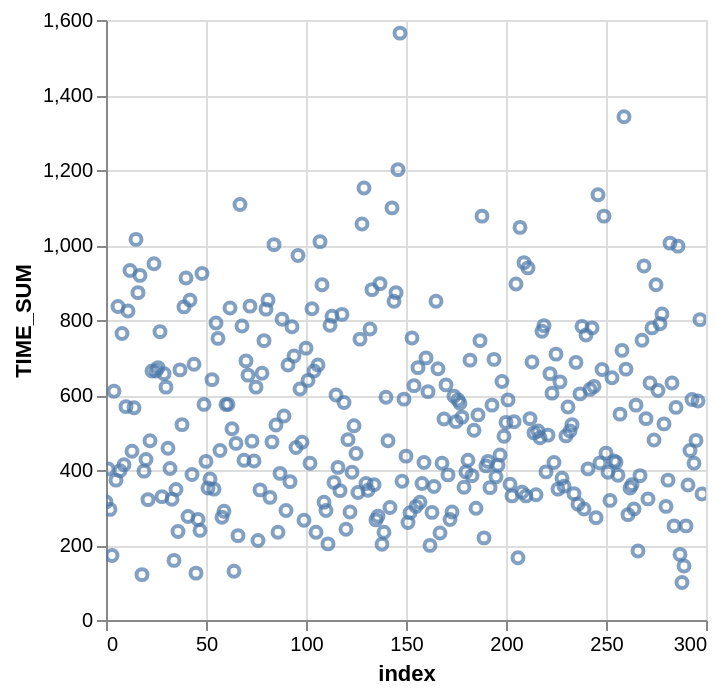

The code cell stored with this chart in its notebook:
### Code cell
df.select(["TIME_SUM"]).with_row_index().plot.scatter(x="index", y="TIME_SUM")

### Figure 1 — Vega-Lite specification as saved in the notebook (floating-point values rounded to 4 significant figures; data arrays with more than 128 entries replaced by an {"elided": "..."} marker saying what was removed)
{"config": {"view": {"continuousWidth": 300, "continuousHeight": 300}}, "data": {"name": "data-6b78d308158b98b3e059d2f4faf8133b"}, "mark": {"type": "point", "tooltip": true}, "encoding": {"x": {"field": "index", "type": "quantitative"}, "y": {"field": "TIME_SUM", "type": "quantitative"}}, "params": [{"name": "param_1e9efca18e7a2868", "select": {"type": "interval", "encodings": ["x", "y"]}, "bind": "scales"}], "$schema": "https://vega.github.io/schema/vega-lite/v6.4.1.json", "datasets": {"data-6b78d308158b98b3e059d2f4faf8133b": {"elided": "299 records"}}}
